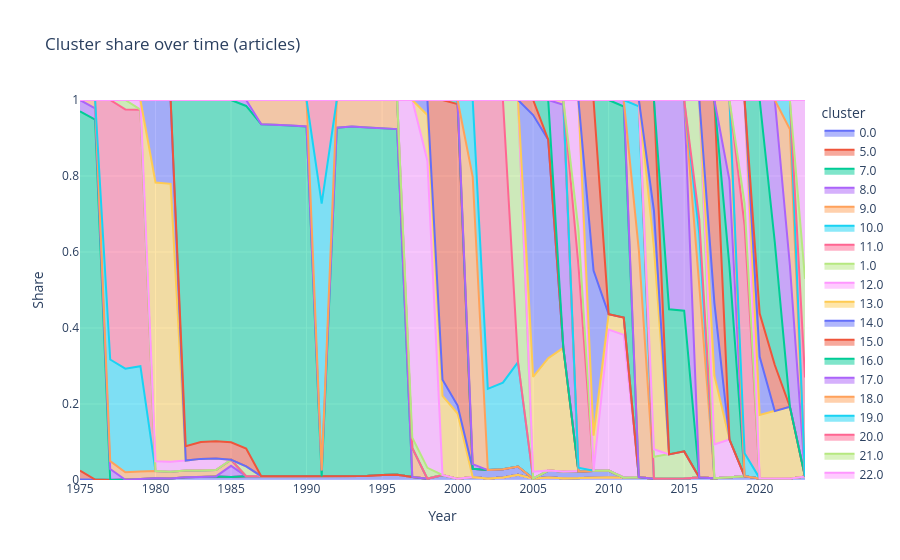

Notebook cell for this chart:
### Code cell
import plotly.express as px

fig = px.area(
    df_stats_cluster,
    x="year",
    y="total_articles_share",
    color="cluster",
    title="Cluster share over time (articles)"
)

fig.update_layout(
    yaxis_range=[0, 1],
    xaxis_title="Year",
    yaxis_title="Share"
)

fig.show()

### Figure 1 — Plotly figure (JSON) as saved in the notebook; plotly's stock layout.template omitted (floating-point values rounded to 4 significant figures)
{"data": [{"fillpattern": {"shape": ""}, "hovertemplate": "cluster=0.0<br>year=%{x}<br>total_articles_share=%{y}<extra></extra>", "legendgroup": "0.0", "line": {"color": "#636efa"}, "marker": {"symbol": "circle"}, "mode": "lines", "name": "0.0", "orientation": "v", "showlegend": true, "stackgroup": "1", "type": "scatter", "x": [1975, 1976, 1978, 1979, 1980, 1981, 1982, 1983, 1984, 1985, 1986, 1987, 1988, 1989, 1990, 1991, 1992, 1993, 1994, 1995, 1996, 1997, 1998, 1999, 2000, 2001, 2002, 2003, 2004, 2005, 2006, 2007, 2008, 2009, 2010, 2011, 2012, 2013, 2014, 2015, 2016, 2017, 2018, 2019, 2020, 2021, 2022, 2023], "xaxis": "x", "y": [0.00103, 0.001035, 0.0004466, 0.00231, 0.00487, 0.003805, 0.007293, 0.00798, 0.009473, 0.007693, 0.01001, 0.01002, 0.009955, 0.009963, 0.009902, 0.009513, 0.0105, 0.00859, 0.01033, 0.01337, 0.01388, 0.008079, 0.003399, 0.01333, 0.003019, 0.007682, 0.004195, 0.006436, 0.014, 0.003764, 0.006299, 0.004581, 0.004955, 0.006159, 0.007526, 0.006098, 0.007367, 0.003311, 0.003702, 0.003858, 0.006362, 0.004848, 0.007447, 0.009919, 0.004251, 0.004509, 0.003632, 0.009349], "yaxis": "y"}, {"fillpattern": {"shape": ""}, "hovertemplate": "cluster=5.0<br>year=%{x}<br>total_articles_share=%{y}<extra></extra>", "legendgroup": "5.0", "line": {"color": "#EF553B"}, "marker": {"symbol": "circle"}, "mode": "lines", "name": "5.0", "orientation": "v", "showlegend": true, "stackgroup": "1", "type": "scatter", "x": [1975], "xaxis": "x", "y": [0.02387], "yaxis": "y"}, {"fillpattern": {"shape": ""}, "hovertemplate": "cluster=7.0<br>year=%{x}<br>total_articles_share=%{y}<extra></extra>", "legendgroup": "7.0", "line": {"color": "#00cc96"}, "marker": {"symbol": "circle"}, "mode": "lines", "name": "7.0", "orientation": "v", "showlegend": true, "stackgroup": "1", "type": "scatter", "x": [1975, 1976], "xaxis": "x", "y": [0.9452, 0.9471], "yaxis": "y"}, {"fillpattern": {"shape": ""}, "hovertemplate": "cluster=8.0<br>year=%{x}<br>total_articles_share=%{y}<extra></extra>", "legendgroup": "8.0", "line": {"color": "#ab63fa"}, "marker": {"symbol": "circle"}, "mode": "lines", "name": "8.0", "orientation": "v", "showlegend": true, "stackgroup": "1", "type": "scatter", "x": [1975, 1976, 1977, 1985], "xaxis": "x", "y": [0.02992, 0.02969, 0.02876, 0.02956], "yaxis": "y"}, {"fillpattern": {"shape": ""}, "hovertemplate": "cluster=9.0<br>year=%{x}<br>total_articles_share=%{y}<extra></extra>", "legendgroup": "9.0", "line": {"color": "#FFA15A"}, "marker": {"symbol": "circle"}, "mode": "lines", "name": "9.0", "orientation": "v", "showlegend": true, "stackgroup": "1", "type": "scatter", "x": [1976, 1977, 1978, 1979, 1980, 1981, 1982, 1983, 1984, 1985], "xaxis": "x", "y": [0.02215, 0.02091, 0.02009, 0.01986, 0.01901, 0.01816, 0.01786, 0.01723, 0.01653, 0.01599], "yaxis": "y"}, {"fillpattern": {"shape": ""}, "hovertemplate": "cluster=10.0<br>year=%{x}<br>total_articles_share=%{y}<extra></extra>", "legendgroup": "10.0", "line": {"color": "#19d3f3"}, "marker": {"symbol": "circle"}, "mode": "lines", "name": "10.0", "orientation": "v", "showlegend": true, "stackgroup": "1", "type": "scatter", "x": [1977, 1978, 1979], "xaxis": "x", "y": [0.2673, 0.2723, 0.2774], "yaxis": "y"}, {"fillpattern": {"shape": ""}, "hovertemplate": "cluster=11.0<br>year=%{x}<br>total_articles_share=%{y}<extra></extra>", "legendgroup": "11.0", "line": {"color": "#FF6692"}, "marker": {"symbol": "circle"}, "mode": "lines", "name": "11.0", "orientation": "v", "showlegend": true, "stackgroup": "1", "type": "scatter", "x": [1977, 1978, 1979], "xaxis": "x", "y": [0.683, 0.6823, 0.675], "yaxis": "y"}, {"fillpattern": {"shape": ""}, "hovertemplate": "cluster=1.0<br>year=%{x}<br>total_articles_share=%{y}<extra></extra>", "legendgroup": "1.0", "line": {"color": "#B6E880"}, "marker": {"symbol": "circle"}, "mode": "lines", "name": "1.0", "orientation": "v", "showlegend": true, "stackgroup": "1", "type": "scatter", "x": [1978, 1986], "xaxis": "x", "y": [0.0248, 0.02566], "yaxis": "y"}, {"fillpattern": {"shape": ""}, "hovertemplate": "cluster=12.0<br>year=%{x}<br>total_articles_share=%{y}<extra></extra>", "legendgroup": "12.0", "line": {"color": "#FF97FF"}, "marker": {"symbol": "circle"}, "mode": "lines", "name": "12.0", "orientation": "v", "showlegend": true, "stackgroup": "1", "type": "scatter", "x": [1979, 1980, 1981, 1982, 1983, 1984], "xaxis": "x", "y": [0.0254, 0.02562, 0.02577, 0.02598, 0.03037, 0.03036], "yaxis": "y"}, {"fillpattern": {"shape": ""}, "hovertemplate": "cluster=13.0<br>year=%{x}<br>total_articles_share=%{y}<extra></extra>", "legendgroup": "13.0", "line": {"color": "#FECB52"}, "marker": {"symbol": "circle"}, "mode": "lines", "name": "13.0", "orientation": "v", "showlegend": true, "stackgroup": "1", "type": "scatter", "x": [1980, 1981], "xaxis": "x", "y": [0.7334, 0.7316], "yaxis": "y"}, {"fillpattern": {"shape": ""}, "hovertemplate": "cluster=14.0<br>year=%{x}<br>total_articles_share=%{y}<extra></extra>", "legendgroup": "14.0", "line": {"color": "#636efa"}, "marker": {"symbol": "circle"}, "mode": "lines", "name": "14.0", "orientation": "v", "showlegend": true, "stackgroup": "1", "type": "scatter", "x": [1980, 1981], "xaxis": "x", "y": [0.2171, 0.2207], "yaxis": "y"}, {"fillpattern": {"shape": ""}, "hovertemplate": "cluster=15.0<br>year=%{x}<br>total_articles_share=%{y}<extra></extra>", "legendgroup": "15.0", "line": {"color": "#EF553B"}, "marker": {"symbol": "circle"}, "mode": "lines", "name": "15.0", "orientation": "v", "showlegend": true, "stackgroup": "1", "type": "scatter", "x": [1982, 1983, 1984, 1985, 1986], "xaxis": "x", "y": [0.03754, 0.04443, 0.04571, 0.04594, 0.04703], "yaxis": "y"}, {"fillpattern": {"shape": ""}, "hovertemplate": "cluster=16.0<br>year=%{x}<br>total_articles_share=%{y}<extra></extra>", "legendgroup": "16.0", "line": {"color": "#00cc96"}, "marker": {"symbol": "circle"}, "mode": "lines", "name": "16.0", "orientation": "v", "showlegend": true, "stackgroup": "1", "type": "scatter", "x": [1982, 1983, 1984, 1985, 1986, 1987, 1988, 1989, 1990, 1992, 1993, 1994, 1995, 1996], "xaxis": "x", "y": [0.9113, 0.9, 0.8979, 0.9008, 0.9016, 0.9262, 0.925, 0.9232, 0.9205, 0.9165, 0.9214, 0.9175, 0.9124, 0.9095], "yaxis": "y"}, {"fillpattern": {"shape": ""}, "hovertemplate": "cluster=17.0<br>year=%{x}<br>total_articles_share=%{y}<extra></extra>", "legendgroup": "17.0", "line": {"color": "#ab63fa"}, "marker": {"symbol": "circle"}, "mode": "lines", "name": "17.0", "orientation": "v", "showlegend": true, "stackgroup": "1", "type": "scatter", "x": [1986, 1991], "xaxis": "x", "y": [0.01566, 0.01577], "yaxis": "y"}, {"fillpattern": {"shape": ""}, "hovertemplate": "cluster=18.0<br>year=%{x}<br>total_articles_share=%{y}<extra></extra>", "legendgroup": "18.0", "line": {"color": "#FFA15A"}, "marker": {"symbol": "circle"}, "mode": "lines", "name": "18.0", "orientation": "v", "showlegend": true, "stackgroup": "1", "type": "scatter", "x": [1987, 1988, 1989, 1990, 1992, 1993, 1994, 1995, 1996, 1997], "xaxis": "x", "y": [0.06374, 0.06501, 0.06688, 0.06961, 0.073, 0.06996, 0.0722, 0.07425, 0.07663, 0.07643], "yaxis": "y"}, {"fillpattern": {"shape": ""}, "hovertemplate": "cluster=19.0<br>year=%{x}<br>total_articles_share=%{y}<extra></extra>", "legendgroup": "19.0", "line": {"color": "#19d3f3"}, "marker": {"symbol": "circle"}, "mode": "lines", "name": "19.0", "orientation": "v", "showlegend": true, "stackgroup": "1", "type": "scatter", "x": [1991], "xaxis": "x", "y": [0.7022], "yaxis": "y"}, {"fillpattern": {"shape": ""}, "hovertemplate": "cluster=20.0<br>year=%{x}<br>total_articles_share=%{y}<extra></extra>", "legendgroup": "20.0", "line": {"color": "#FF6692"}, "marker": {"symbol": "circle"}, "mode": "lines", "name": "20.0", "orientation": "v", "showlegend": true, "stackgroup": "1", "type": "scatter", "x": [1991], "xaxis": "x", "y": [0.2725], "yaxis": "y"}, {"fillpattern": {"shape": ""}, "hovertemplate": "cluster=21.0<br>year=%{x}<br>total_articles_share=%{y}<extra></extra>", "legendgroup": "21.0", "line": {"color": "#B6E880"}, "marker": {"symbol": "circle"}, "mode": "lines", "name": "21.0", "orientation": "v", "showlegend": true, "stackgroup": "1", "type": "scatter", "x": [1997, 1998], "xaxis": "x", "y": [0.02691, 0.02856], "yaxis": "y"}, {"fillpattern": {"shape": ""}, "hovertemplate": "cluster=22.0<br>year=%{x}<br>total_articles_share=%{y}<extra></extra>", "legendgroup": "22.0", "line": {"color": "#FF97FF"}, "marker": {"symbol": "circle"}, "mode": "lines", "name": "22.0", "orientation": "v", "showlegend": true, "stackgroup": "1", "type": "scatter", "x": [1997, 1998], "xaxis": "x", "y": [0.8886, 0.8085], "yaxis": "y"}, {"fillpattern": {"shape": ""}, "hovertemplate": "cluster=23.0<br>year=%{x}<br>total_articles_share=%{y}<extra></extra>", "legendgroup": "23.0", "line": {"color": "#FECB52"}, "marker": {"symbol": "circle"}, "mode": "lines", "name": "23.0", "orientation": "v", "showlegend": true, "stackgroup": "1", "type": "scatter", "x": [1998, 1999, 2000], "xaxis": "x", "y": [0.1202, 0.2081, 0.1719], "yaxis": "y"}, {"fillpattern": {"shape": ""}, "hovertemplate": "cluster=24.0<br>year=%{x}<br>total_articles_share=%{y}<extra></extra>", "legendgroup": "24.0", "line": {"color": "#636efa"}, "marker": {"symbol": "circle"}, "mode": "lines", "name": "24.0", "orientation": "v", "showlegend": true, "stackgroup": "1", "type": "scatter", "x": [1998, 1999, 2000, 2001, 2002, 2003, 2004, 2006, 2007, 2008, 2009, 2010], "xaxis": "x", "y": [0.03933, 0.04239, 0.02106, 0.02198, 0.02193, 0.02172, 0.02145, 0.01847, 0.01803, 0.01755, 0.01818, 0.01719], "yaxis": "y"}, {"fillpattern": {"shape": ""}, "hovertemplate": "cluster=25.0<br>year=%{x}<br>total_articles_share=%{y}<extra></extra>", "legendgroup": "25.0", "line": {"color": "#EF553B"}, "marker": {"symbol": "circle"}, "mode": "lines", "name": "25.0", "orientation": "v", "showlegend": true, "stackgroup": "1", "type": "scatter", "x": [1999, 2000], "xaxis": "x", "y": [0.7362, 0.793], "yaxis": "y"}, {"fillpattern": {"shape": ""}, "hovertemplate": "cluster=26.0<br>year=%{x}<br>total_articles_share=%{y}<extra></extra>", "legendgroup": "26.0", "line": {"color": "#00cc96"}, "marker": {"symbol": "circle"}, "mode": "lines", "name": "26.0", "orientation": "v", "showlegend": true, "stackgroup": "1", "type": "scatter", "x": [2000], "xaxis": "x", "y": [0.01094], "yaxis": "y"}, {"fillpattern": {"shape": ""}, "hovertemplate": "cluster=27.0<br>year=%{x}<br>total_articles_share=%{y}<extra></extra>", "legendgroup": "27.0", "line": {"color": "#ab63fa"}, "marker": {"symbol": "circle"}, "mode": "lines", "name": "27.0", "orientation": "v", "showlegend": true, "stackgroup": "1", "type": "scatter", "x": [2001], "xaxis": "x", "y": [0.01199], "yaxis": "y"}, {"fillpattern": {"shape": ""}, "hovertemplate": "cluster=28.0<br>year=%{x}<br>total_articles_share=%{y}<extra></extra>", "legendgroup": "28.0", "line": {"color": "#FFA15A"}, "marker": {"symbol": "circle"}, "mode": "lines", "name": "28.0", "orientation": "v", "showlegend": true, "stackgroup": "1", "type": "scatter", "x": [2001], "xaxis": "x", "y": [0.756], "yaxis": "y"}, {"fillpattern": {"shape": ""}, "hovertemplate": "cluster=29.0<br>year=%{x}<br>total_articles_share=%{y}<extra></extra>", "legendgroup": "29.0", "line": {"color": "#19d3f3"}, "marker": {"symbol": "circle"}, "mode": "lines", "name": "29.0", "orientation": "v", "showlegend": true, "stackgroup": "1", "type": "scatter", "x": [2001, 2002, 2003, 2004], "xaxis": "x", "y": [0.2024, 0.2136, 0.2281, 0.275], "yaxis": "y"}, {"fillpattern": {"shape": ""}, "hovertemplate": "cluster=30.0<br>year=%{x}<br>total_articles_share=%{y}<extra></extra>", "legendgroup": "30.0", "line": {"color": "#FF6692"}, "marker": {"symbol": "circle"}, "mode": "lines", "name": "30.0", "orientation": "v", "showlegend": true, "stackgroup": "1", "type": "scatter", "x": [2002, 2003], "xaxis": "x", "y": [0.7603, 0.7438], "yaxis": "y"}, {"fillpattern": {"shape": ""}, "hovertemplate": "cluster=31.0<br>year=%{x}<br>total_articles_share=%{y}<extra></extra>", "legendgroup": "31.0", "line": {"color": "#B6E880"}, "marker": {"symbol": "circle"}, "mode": "lines", "name": "31.0", "orientation": "v", "showlegend": true, "stackgroup": "1", "type": "scatter", "x": [2004], "xaxis": "x", "y": [0.6896], "yaxis": "y"}, {"fillpattern": {"shape": ""}, "hovertemplate": "cluster=32.0<br>year=%{x}<br>total_articles_share=%{y}<extra></extra>", "legendgroup": "32.0", "line": {"color": "#FF97FF"}, "marker": {"symbol": "circle"}, "mode": "lines", "name": "32.0", "orientation": "v", "showlegend": true, "stackgroup": "1", "type": "scatter", "x": [2005], "xaxis": "x", "y": [0.01785], "yaxis": "y"}, {"fillpattern": {"shape": ""}, "hovertemplate": "cluster=33.0<br>year=%{x}<br>total_articles_share=%{y}<extra></extra>", "legendgroup": "33.0", "line": {"color": "#FECB52"}, "marker": {"symbol": "circle"}, "mode": "lines", "name": "33.0", "orientation": "v", "showlegend": true, "stackgroup": "1", "type": "scatter", "x": [2005, 2006, 2007], "xaxis": "x", "y": [0.2496, 0.2957, 0.3252], "yaxis": "y"}, {"fillpattern": {"shape": ""}, "hovertemplate": "cluster=34.0<br>year=%{x}<br>total_articles_share=%{y}<extra></extra>", "legendgroup": "34.0", "line": {"color": "#636efa"}, "marker": {"symbol": "circle"}, "mode": "lines", "name": "34.0", "orientation": "v", "showlegend": true, "stackgroup": "1", "type": "scatter", "x": [2005, 2006], "xaxis": "x", "y": [0.6893, 0.575], "yaxis": "y"}, {"fillpattern": {"shape": ""}, "hovertemplate": "cluster=35.0<br>year=%{x}<br>total_articles_share=%{y}<extra></extra>", "legendgroup": "35.0", "line": {"color": "#EF553B"}, "marker": {"symbol": "circle"}, "mode": "lines", "name": "35.0", "orientation": "v", "showlegend": true, "stackgroup": "1", "type": "scatter", "x": [2005], "xaxis": "x", "y": [0.03947], "yaxis": "y"}, {"fillpattern": {"shape": ""}, "hovertemplate": "cluster=36.0<br>year=%{x}<br>total_articles_share=%{y}<extra></extra>", "legendgroup": "36.0", "line": {"color": "#00cc96"}, "marker": {"symbol": "circle"}, "mode": "lines", "name": "36.0", "orientation": "v", "showlegend": true, "stackgroup": "1", "type": "scatter", "x": [2006], "xaxis": "x", "y": [0.1046], "yaxis": "y"}, {"fillpattern": {"shape": ""}, "hovertemplate": "cluster=37.0<br>year=%{x}<br>total_articles_share=%{y}<extra></extra>", "legendgroup": "37.0", "line": {"color": "#ab63fa"}, "marker": {"symbol": "circle"}, "mode": "lines", "name": "37.0", "orientation": "v", "showlegend": true, "stackgroup": "1", "type": "scatter", "x": [2007], "xaxis": "x", "y": [0.6399], "yaxis": "y"}, {"fillpattern": {"shape": ""}, "hovertemplate": "cluster=38.0<br>year=%{x}<br>total_articles_share=%{y}<extra></extra>", "legendgroup": "38.0", "line": {"color": "#FFA15A"}, "marker": {"symbol": "circle"}, "mode": "lines", "name": "38.0", "orientation": "v", "showlegend": true, "stackgroup": "1", "type": "scatter", "x": [2007], "xaxis": "x", "y": [0.01228], "yaxis": "y"}, {"fillpattern": {"shape": ""}, "hovertemplate": "cluster=39.0<br>year=%{x}<br>total_articles_share=%{y}<extra></extra>", "legendgroup": "39.0", "line": {"color": "#19d3f3"}, "marker": {"symbol": "circle"}, "mode": "lines", "name": "39.0", "orientation": "v", "showlegend": true, "stackgroup": "1", "type": "scatter", "x": [2008], "xaxis": "x", "y": [0.01011], "yaxis": "y"}, {"fillpattern": {"shape": ""}, "hovertemplate": "cluster=40.0<br>year=%{x}<br>total_articles_share=%{y}<extra></extra>", "legendgroup": "40.0", "line": {"color": "#FF6692"}, "marker": {"symbol": "circle"}, "mode": "lines", "name": "40.0", "orientation": "v", "showlegend": true, "stackgroup": "1", "type": "scatter", "x": [2008], "xaxis": "x", "y": [0.5322], "yaxis": "y"}, {"fillpattern": {"shape": ""}, "hovertemplate": "cluster=41.0<br>year=%{x}<br>total_articles_share=%{y}<extra></extra>", "legendgroup": "41.0", "line": {"color": "#B6E880"}, "marker": {"symbol": "circle"}, "mode": "lines", "name": "41.0", "orientation": "v", "showlegend": true, "stackgroup": "1", "type": "scatter", "x": [2008], "xaxis": "x", "y": [0.09447], "yaxis": "y"}, {"fillpattern": {"shape": ""}, "hovertemplate": "cluster=42.0<br>year=%{x}<br>total_articles_share=%{y}<extra></extra>", "legendgroup": "42.0", "line": {"color": "#FF97FF"}, "marker": {"symbol": "circle"}, "mode": "lines", "name": "42.0", "orientation": "v", "showlegend": true, "stackgroup": "1", "type": "scatter", "x": [2008, 2010, 2011], "xaxis": "x", "y": [0.3407, 0.3709, 0.3757], "yaxis": "y"}, {"fillpattern": {"shape": ""}, "hovertemplate": "cluster=43.0<br>year=%{x}<br>total_articles_share=%{y}<extra></extra>", "legendgroup": "43.0", "line": {"color": "#FECB52"}, "marker": {"symbol": "circle"}, "mode": "lines", "name": "43.0", "orientation": "v", "showlegend": true, "stackgroup": "1", "type": "scatter", "x": [2009, 2010, 2011], "xaxis": "x", "y": [0.09224, 0.04091, 0.04563], "yaxis": "y"}, {"fillpattern": {"shape": ""}, "hovertemplate": "cluster=44.0<br>year=%{x}<br>total_articles_share=%{y}<extra></extra>", "legendgroup": "44.0", "line": {"color": "#636efa"}, "marker": {"symbol": "circle"}, "mode": "lines", "name": "44.0", "orientation": "v", "showlegend": true, "stackgroup": "1", "type": "scatter", "x": [2009], "xaxis": "x", "y": [0.4344], "yaxis": "y"}, {"fillpattern": {"shape": ""}, "hovertemplate": "cluster=45.0<br>year=%{x}<br>total_articles_share=%{y}<extra></extra>", "legendgroup": "45.0", "line": {"color": "#EF553B"}, "marker": {"symbol": "circle"}, "mode": "lines", "name": "45.0", "orientation": "v", "showlegend": true, "stackgroup": "1", "type": "scatter", "x": [2009], "xaxis": "x", "y": [0.449], "yaxis": "y"}, {"fillpattern": {"shape": ""}, "hovertemplate": "cluster=46.0<br>year=%{x}<br>total_articles_share=%{y}<extra></extra>", "legendgroup": "46.0", "line": {"color": "#00cc96"}, "marker": {"symbol": "circle"}, "mode": "lines", "name": "46.0", "orientation": "v", "showlegend": true, "stackgroup": "1", "type": "scatter", "x": [2010, 2011], "xaxis": "x", "y": [0.5635, 0.5555], "yaxis": "y"}, {"fillpattern": {"shape": ""}, "hovertemplate": "cluster=47.0<br>year=%{x}<br>total_articles_share=%{y}<extra></extra>", "legendgroup": "47.0", "line": {"color": "#ab63fa"}, "marker": {"symbol": "circle"}, "mode": "lines", "name": "47.0", "orientation": "v", "showlegend": true, "stackgroup": "1", "type": "scatter", "x": [2011], "xaxis": "x", "y": [0.01712], "yaxis": "y"}, {"fillpattern": {"shape": ""}, "hovertemplate": "cluster=48.0<br>year=%{x}<br>total_articles_share=%{y}<extra></extra>", "legendgroup": "48.0", "line": {"color": "#FFA15A"}, "marker": {"symbol": "circle"}, "mode": "lines", "name": "48.0", "orientation": "v", "showlegend": true, "stackgroup": "1", "type": "scatter", "x": [2012], "xaxis": "x", "y": [0.5969], "yaxis": "y"}, {"fillpattern": {"shape": ""}, "hovertemplate": "cluster=49.0<br>year=%{x}<br>total_articles_share=%{y}<extra></extra>", "legendgroup": "49.0", "line": {"color": "#19d3f3"}, "marker": {"symbol": "circle"}, "mode": "lines", "name": "49.0", "orientation": "v", "showlegend": true, "stackgroup": "1", "type": "scatter", "x": [2012], "xaxis": "x", "y": [0.3789], "yaxis": "y"}, {"fillpattern": {"shape": ""}, "hovertemplate": "cluster=50.0<br>year=%{x}<br>total_articles_share=%{y}<extra></extra>", "legendgroup": "50.0", "line": {"color": "#FF6692"}, "marker": {"symbol": "circle"}, "mode": "lines", "name": "50.0", "orientation": "v", "showlegend": true, "stackgroup": "1", "type": "scatter", "x": [2012], "xaxis": "x", "y": [0.01685], "yaxis": "y"}, {"fillpattern": {"shape": ""}, "hovertemplate": "cluster=51.0<br>year=%{x}<br>total_articles_share=%{y}<extra></extra>", "legendgroup": "51.0", "line": {"color": "#B6E880"}, "marker": {"symbol": "circle"}, "mode": "lines", "name": "51.0", "orientation": "v", "showlegend": true, "stackgroup": "1", "type": "scatter", "x": [2013, 2014, 2015], "xaxis": "x", "y": [0.05794, 0.06376, 0.07142], "yaxis": "y"}, {"fillpattern": {"shape": ""}, "hovertemplate": "cluster=52.0<br>year=%{x}<br>total_articles_share=%{y}<extra></extra>", "legendgroup": "52.0", "line": {"color": "#FF97FF"}, "marker": {"symbol": "circle"}, "mode": "lines", "name": "52.0", "orientation": "v", "showlegend": true, "stackgroup": "1", "type": "scatter", "x": [2013], "xaxis": "x", "y": [0.01988], "yaxis": "y"}, {"fillpattern": {"shape": ""}, "hovertemplate": "cluster=53.0<br>year=%{x}<br>total_articles_share=%{y}<extra></extra>", "legendgroup": "53.0", "line": {"color": "#FECB52"}, "marker": {"symbol": "circle"}, "mode": "lines", "name": "53.0", "orientation": "v", "showlegend": true, "stackgroup": "1", "type": "scatter", "x": [2013], "xaxis": "x", "y": [0.5287], "yaxis": "y"}, {"fillpattern": {"shape": ""}, "hovertemplate": "cluster=54.0<br>year=%{x}<br>total_articles_share=%{y}<extra></extra>", "legendgroup": "54.0", "line": {"color": "#636efa"}, "marker": {"symbol": "circle"}, "mode": "lines", "name": "54.0", "orientation": "v", "showlegend": true, "stackgroup": "1", "type": "scatter", "x": [2013], "xaxis": "x", "y": [0.0986], "yaxis": "y"}, {"fillpattern": {"shape": ""}, "hovertemplate": "cluster=55.0<br>year=%{x}<br>total_articles_share=%{y}<extra></extra>", "legendgroup": "55.0", "line": {"color": "#EF553B"}, "marker": {"symbol": "circle"}, "mode": "lines", "name": "55.0", "orientation": "v", "showlegend": true, "stackgroup": "1", "type": "scatter", "x": [2013], "xaxis": "x", "y": [0.2916], "yaxis": "y"}, {"fillpattern": {"shape": ""}, "hovertemplate": "cluster=56.0<br>year=%{x}<br>total_articles_share=%{y}<extra></extra>", "legendgroup": "56.0", "line": {"color": "#00cc96"}, "marker": {"symbol": "circle"}, "mode": "lines", "name": "56.0", "orientation": "v", "showlegend": true, "stackgroup": "1", "type": "scatter", "x": [2014, 2015], "xaxis": "x", "y": [0.3816, 0.3702], "yaxis": "y"}, {"fillpattern": {"shape": ""}, "hovertemplate": "cluster=57.0<br>year=%{x}<br>total_articles_share=%{y}<extra></extra>", "legendgroup": "57.0", "line": {"color": "#ab63fa"}, "marker": {"symbol": "circle"}, "mode": "lines", "name": "57.0", "orientation": "v", "showlegend": true, "stackgroup": "1", "type": "scatter", "x": [2014, 2015], "xaxis": "x", "y": [0.5509, 0.5545], "yaxis": "y"}, {"fillpattern": {"shape": ""}, "hovertemplate": "cluster=58.0<br>year=%{x}<br>total_articles_share=%{y}<extra></extra>", "legendgroup": "58.0", "line": {"color": "#FFA15A"}, "marker": {"symbol": "circle"}, "mode": "lines", "name": "58.0", "orientation": "v", "showlegend": true, "stackgroup": "1", "type": "scatter", "x": [2016], "xaxis": "x", "y": [0.5051], "yaxis": "y"}, {"fillpattern": {"shape": ""}, "hovertemplate": "cluster=59.0<br>year=%{x}<br>total_articles_share=%{y}<extra></extra>", "legendgroup": "59.0", "line": {"color": "#19d3f3"}, "marker": {"symbol": "circle"}, "mode": "lines", "name": "59.0", "orientation": "v", "showlegend": true, "stackgroup": "1", "type": "scatter", "x": [2016], "xaxis": "x", "y": [0.137], "yaxis": "y"}, {"fillpattern": {"shape": ""}, "hovertemplate": "cluster=60.0<br>year=%{x}<br>total_articles_share=%{y}<extra></extra>", "legendgroup": "60.0", "line": {"color": "#FF6692"}, "marker": {"symbol": "circle"}, "mode": "lines", "name": "60.0", "orientation": "v", "showlegend": true, "stackgroup": "1", "type": "scatter", "x": [2016], "xaxis": "x", "y": [0.03764], "yaxis": "y"}, {"fillpattern": {"shape": ""}, "hovertemplate": "cluster=61.0<br>year=%{x}<br>total_articles_share=%{y}<extra></extra>", "legendgroup": "61.0", "line": {"color": "#B6E880"}, "marker": {"symbol": "circle"}, "mode": "lines", "name": "61.0", "orientation": "v", "showlegend": true, "stackgroup": "1", "type": "scatter", "x": [2016], "xaxis": "x", "y": [0.3139], "yaxis": "y"}, {"fillpattern": {"shape": ""}, "hovertemplate": "cluster=62.0<br>year=%{x}<br>total_articles_share=%{y}<extra></extra>", "legendgroup": "62.0", "line": {"color": "#FF97FF"}, "marker": {"symbol": "circle"}, "mode": "lines", "name": "62.0", "orientation": "v", "showlegend": true, "stackgroup": "1", "type": "scatter", "x": [2017, 2018], "xaxis": "x", "y": [0.08862, 0.099], "yaxis": "y"}, {"fillpattern": {"shape": ""}, "hovertemplate": "cluster=63.0<br>year=%{x}<br>total_articles_share=%{y}<extra></extra>", "legendgroup": "63.0", "line": {"color": "#FECB52"}, "marker": {"symbol": "circle"}, "mode": "lines", "name": "63.0", "orientation": "v", "showlegend": true, "stackgroup": "1", "type": "scatter", "x": [2017], "xaxis": "x", "y": [0.181], "yaxis": "y"}, {"fillpattern": {"shape": ""}, "hovertemplate": "cluster=64.0<br>year=%{x}<br>total_articles_share=%{y}<extra></extra>", "legendgroup": "64.0", "line": {"color": "#636efa"}, "marker": {"symbol": "circle"}, "mode": "lines", "name": "64.0", "orientation": "v", "showlegend": true, "stackgroup": "1", "type": "scatter", "x": [2017], "xaxis": "x", "y": [0.1919], "yaxis": "y"}, {"fillpattern": {"shape": ""}, "hovertemplate": "cluster=65.0<br>year=%{x}<br>total_articles_share=%{y}<extra></extra>", "legendgroup": "65.0", "line": {"color": "#EF553B"}, "marker": {"symbol": "circle"}, "mode": "lines", "name": "65.0", "orientation": "v", "showlegend": true, "stackgroup": "1", "type": "scatter", "x": [2017], "xaxis": "x", "y": [0.5337], "yaxis": "y"}, {"fillpattern": {"shape": ""}, "hovertemplate": "cluster=66.0<br>year=%{x}<br>total_articles_share=%{y}<extra></extra>", "legendgroup": "66.0", "line": {"color": "#00cc96"}, "marker": {"symbol": "circle"}, "mode": "lines", "name": "66.0", "orientation": "v", "showlegend": true, "stackgroup": "1", "type": "scatter", "x": [2018], "xaxis": "x", "y": [0.455], "yaxis": "y"}, {"fillpattern": {"shape": ""}, "hovertemplate": "cluster=67.0<br>year=%{x}<br>total_articles_share=%{y}<extra></extra>", "legendgroup": "67.0", "line": {"color": "#ab63fa"}, "marker": {"symbol": "circle"}, "mode": "lines", "name": "67.0", "orientation": "v", "showlegend": true, "stackgroup": "1", "type": "scatter", "x": [2018], "xaxis": "x", "y": [0.2272], "yaxis": "y"}, {"fillpattern": {"shape": ""}, "hovertemplate": "cluster=68.0<br>year=%{x}<br>total_articles_share=%{y}<extra></extra>", "legendgroup": "68.0", "line": {"color": "#FFA15A"}, "marker": {"symbol": "circle"}, "mode": "lines", "name": "68.0", "orientation": "v", "showlegend": true, "stackgroup": "1", "type": "scatter", "x": [2018], "xaxis": "x", "y": [0.2114], "yaxis": "y"}, {"fillpattern": {"shape": ""}, "hovertemplate": "cluster=69.0<br>year=%{x}<br>total_articles_share=%{y}<extra></extra>", "legendgroup": "69.0", "line": {"color": "#19d3f3"}, "marker": {"symbol": "circle"}, "mode": "lines", "name": "69.0", "orientation": "v", "showlegend": true, "stackgroup": "1", "type": "scatter", "x": [2019], "xaxis": "x", "y": [0.0606], "yaxis": "y"}, {"fillpattern": {"shape": ""}, "hovertemplate": "cluster=70.0<br>year=%{x}<br>total_articles_share=%{y}<extra></extra>", "legendgroup": "70.0", "line": {"color": "#FF6692"}, "marker": {"symbol": "circle"}, "mode": "lines", "name": "70.0", "orientation": "v", "showlegend": true, "stackgroup": "1", "type": "scatter", "x": [2019], "xaxis": "x", "y": [0.5997], "yaxis": "y"}, {"fillpattern": {"shape": ""}, "hovertemplate": "cluster=71.0<br>year=%{x}<br>total_articles_share=%{y}<extra></extra>", "legendgroup": "71.0", "line": {"color": "#B6E880"}, "marker": {"symbol": "circle"}, "mode": "lines", "name": "71.0", "orientation": "v", "showlegend": true, "stackgroup": "1", "type": "scatter", "x": [2019], "xaxis": "x", "y": [0.05805], "yaxis": "y"}, {"fillpattern": {"shape": ""}, "hovertemplate": "cluster=72.0<br>year=%{x}<br>total_articles_share=%{y}<extra></extra>", "legendgroup": "72.0", "line": {"color": "#FF97FF"}, "marker": {"symbol": "circle"}, "mode": "lines", "name": "72.0", "orientation": "v", "showlegend": true, "stackgroup": "1", "type": "scatter", "x": [2019], "xaxis": "x", "y": [0.2718], "yaxis": "y"}, {"fillpattern": {"shape": ""}, "hovertemplate": "cluster=73.0<br>year=%{x}<br>total_articles_share=%{y}<extra></extra>", "legendgroup": "73.0", "line": {"color": "#FECB52"}, "marker": {"symbol": "circle"}, "mode": "lines", "name": "73.0", "orientation": "v", "showlegend": true, "stackgroup": "1", "type": "scatter", "x": [2020, 2021, 2022], "xaxis": "x", "y": [0.167, 0.1768, 0.1893], "yaxis": "y"}, {"fillpattern": {"shape": ""}, "hovertemplate": "cluster=74.0<br>year=%{x}<br>total_articles_share=%{y}<extra></extra>", "legendgroup": "74.0", "line": {"color": "#636efa"}, "marker": {"symbol": "circle"}, "mode": "lines", "name": "74.0", "orientation": "v", "showlegend": true, "stackgroup": "1", "type": "scatter", "x": [2020], "xaxis": "x", "y": [0.1529], "yaxis": "y"}, {"fillpattern": {"shape": ""}, "hovertemplate": "cluster=75.0<br>year=%{x}<br>total_articles_share=%{y}<extra></extra>", "legendgroup": "75.0", "line": {"color": "#EF553B"}, "marker": {"symbol": "circle"}, "mode": "lines", "name": "75.0", "orientation": "v", "showlegend": true, "stackgroup": "1", "type": "scatter", "x": [2020, 2021], "xaxis": "x", "y": [0.1137, 0.1213], "yaxis": "y"}, {"fillpattern": {"shape": ""}, "hovertemplate": "cluster=76.0<br>year=%{x}<br>total_articles_share=%{y}<extra></extra>", "legendgroup": "76.0", "line": {"color": "#00cc96"}, "marker": {"symbol": "circle"}, "mode": "lines", "name": "76.0", "orientation": "v", "showlegend": true, "stackgroup": "1", "type": "scatter", "x": [2020, 2021], "xaxis": "x", "y": [0.5621, 0.3233], "yaxis": "y"}, {"fillpattern": {"shape": ""}, "hovertemplate": "cluster=77.0<br>year=%{x}<br>total_articles_share=%{y}<extra></extra>", "legendgroup": "77.0", "line": {"color": "#ab63fa"}, "marker": {"symbol": "circle"}, "mode": "lines", "name": "77.0", "orientation": "v", "showlegend": true, "stackgroup": "1", "type": "scatter", "x": [2021, 2022], "xaxis": "x", "y": [0.3742, 0.3716], "yaxis": "y"}, {"fillpattern": {"shape": ""}, "hovertemplate": "cluster=78.0<br>year=%{x}<br>total_articles_share=%{y}<extra></extra>", "legendgroup": "78.0", "line": {"color": "#FFA15A"}, "marker": {"symbol": "circle"}, "mode": "lines", "name": "78.0", "orientation": "v", "showlegend": true, "stackgroup": "1", "type": "scatter", "x": [2022], "xaxis": "x", "y": [0.3586], "yaxis": "y"}, {"fillpattern": {"shape": ""}, "hovertemplate": "cluster=79.0<br>year=%{x}<br>total_articles_share=%{y}<extra></extra>", "legendgroup": "79.0", "line": {"color": "#19d3f3"}, "marker": {"symbol": "circle"}, "mode": "lines", "name": "79.0", "orientation": "v", "showlegend": true, "stackgroup": "1", "type": "scatter", "x": [2022], "xaxis": "x", "y": [0.07687], "yaxis": "y"}, {"fillpattern": {"shape": ""}, "hovertemplate": "cluster=80.0<br>year=%{x}<br>total_articles_share=%{y}<extra></extra>", "legendgroup": "80.0", "line": {"color": "#FF6692"}, "marker": {"symbol": "circle"}, "mode": "lines", "name": "80.0", "orientation": "v", "showlegend": true, "stackgroup": "1", "type": "scatter", "x": [2023], "xaxis": "x", "y": [0.2605], "yaxis": "y"}, {"fillpattern": {"shape": ""}, "hovertemplate": "cluster=81.0<br>year=%{x}<br>total_articles_share=%{y}<extra></extra>", "legendgroup": "81.0", "line": {"color": "#B6E880"}, "marker": {"symbol": "circle"}, "mode": "lines", "name": "81.0", "orientation": "v", "showlegend": true, "stackgroup": "1", "type": "scatter", "x": [2023], "xaxis": "x", "y": [0.2596], "yaxis": "y"}, {"fillpattern": {"shape": ""}, "hovertemplate": "cluster=82.0<br>year=%{x}<br>total_articles_share=%{y}<extra></extra>", "legendgroup": "82.0", "line": {"color": "#FF97FF"}, "marker": {"symbol": "circle"}, "mode": "lines", "name": "82.0", "orientation": "v", "showlegend": true, "stackgroup": "1", "type": "scatter", "x": [2023], "xaxis": "x", "y": [0.4706], "yaxis": "y"}], "layout": {"legend": {"title": {"text": "cluster"}, "tracegroupgap": 0}, "title": {"text": "Cluster share over time (articles)"}, "xaxis": {"anchor": "y", "domain": [0, 1], "title": {"text": "Year"}}, "yaxis": {"anchor": "x", "domain": [0, 1], "range": [0, 1], "title": {"text": "Share"}}}}
